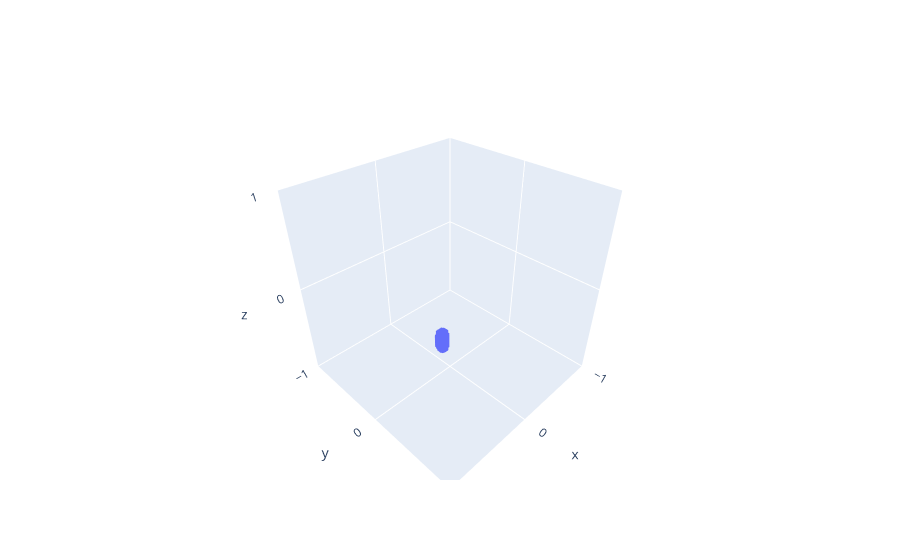

Write notebook code for a chart like this one.
### Code cell
import torch
from nerfstudio.data.scene_box import OrientedBox

def initialize_grid(resolution, aabb):
    # Initialize a 3D grid with the specified resolution and bounding box
    origin = aabb[0]
    voxel_size = (aabb[1] - aabb[0]) / resolution
    xdim = torch.arange(resolution)
    ydim = torch.arange(resolution)
    zdim = torch.arange(resolution)
    grid = torch.stack(torch.meshgrid([xdim, ydim, zdim], indexing="ij"), dim=0)
    voxel_coords = origin.view(3, 1, 1, 1) + grid * voxel_size.view(3, 1, 1, 1)
    return voxel_coords

voxel_coords = initialize_grid(128, torch.tensor([[-1., -1., -1.], [ 1.,  1.,  1.]]))
occupied_coordinates = voxel_coords[:, occupancy_grid]

print(f"plane_coefficients: {coeffs}")
a, b, c, d = tuple(coeffs)
normal = torch.tensor([a, b, c])
normalized_normal = normal / torch.linalg.norm(normal)
# change normalized_normal to Float
normalized_normal = normalized_normal.type(torch.FloatTensor)
# make sure the z component of the normal is positive
if normalized_normal[2] < 0:
    normalized_normal = -normalized_normal
# convert all occupied_coordinates to a new coordinate system where the z-axis is the normal of the plane, and the xy-plane is the plane specified by the plane coefficients ax + by + cz + d = 0
# Then, by finding the min and max points of the new occupied_coordinates, and clamping the z component to be above 1, we can get the above-table bbox
# First, find the rotation matrix that rotates the z-axis to the normal of the plane
v = torch.cross(torch.tensor([0., 0., 1.]), normalized_normal)
c = torch.dot(torch.tensor([0., 0., 1.]), normalized_normal)
s = v.norm()
kmat = torch.tensor([[0, -v[2], v[1]],
                    [v[2], 0, -v[0]],
                    [-v[1], v[0], 0]])
R = torch.eye(3) + kmat + kmat @ kmat * ((1 - c) / (s ** 2))
# Then, find the translation vector that translates the origin to the plane
T = -d * normalized_normal
# Then, find the scale vector that scales the z-axis to the distance between the origin and the plane
S = torch.tensor([1, 1, torch.linalg.norm(T)])
# Then, find the new occupied_coordinates
occupied_coordinates_tablealigned = torch.matmul(R, occupied_coordinates) + T.view(3, 1)
# get the min and max points of the new occupied_coordinates
min_point_tablealigned = torch.min(occupied_coordinates_tablealigned, dim=1)[0]
max_point_tablealigned = torch.max(occupied_coordinates_tablealigned, dim=1)[0]
# clamp the z component to be above 0
min_point_tablealigned[2] = torch.max(min_point_tablealigned[2], torch.tensor(0.))
max_point_tablealigned[2] = torch.max(max_point_tablealigned[2], torch.tensor(0.))
# get the above-table bbox as a OrientedBox object
obb_R = R
obb_S = max_point_tablealigned - min_point_tablealigned
obb_T = T
obb = OrientedBox(obb_R, obb_S, obb_T)

# Using obb.within(occupied_coordinates), we can get a mask of all the points that are within the obb
# Then, we can use this mask to filter the points
# First, get the mask
mask = obb.within(occupied_coordinates.T)
# Then, filter the points
occupied_coordinates_filtered = occupied_coordinates[:, mask]
# Then, plot the filtered points
# scatter_filtered = go.Scatter3d(x=occupied_coordinates_filtered[0], y=occupied_coordinates_filtered[1], z=occupied_coordinates_filtered[2], mode='markers', marker=dict(size=1))
scatter_filtered = go.Scatter3d(x=occupied_coordinates[0], y=occupied_coordinates[1], z=occupied_coordinates[2], mode='markers', marker=dict(size=1))


fig_filtered = go.Figure(data=[scatter_filtered])
fig_filtered.update_layout(
    scene=dict(
        xaxis=dict(nticks=4, range=[-1,1]),
        yaxis=dict(nticks=4, range=[-1,1]),
        zaxis=dict(nticks=4, range=[-1,1]),
        aspectratio=dict(x=1, y=1, z=1)
    )
)
fig_filtered.show()

### Figure 1 — Plotly figure (JSON) as saved in the notebook; plotly's stock layout.template omitted (floating-point values rounded to 4 significant figures; data arrays with more than 128 entries replaced by an {"elided": "..."} marker saying what was removed)
{"data": [{"marker": {"size": 1}, "mode": "markers", "type": "scatter3d", "x": {"elided": "786 float values"}, "y": {"elided": "786 float values"}, "z": {"elided": "786 float values"}}], "layout": {"scene": {"aspectratio": {"x": 1, "y": 1, "z": 1}, "xaxis": {"nticks": 4, "range": [-1, 1]}, "yaxis": {"nticks": 4, "range": [-1, 1]}, "zaxis": {"nticks": 4, "range": [-1, 1]}}}}
